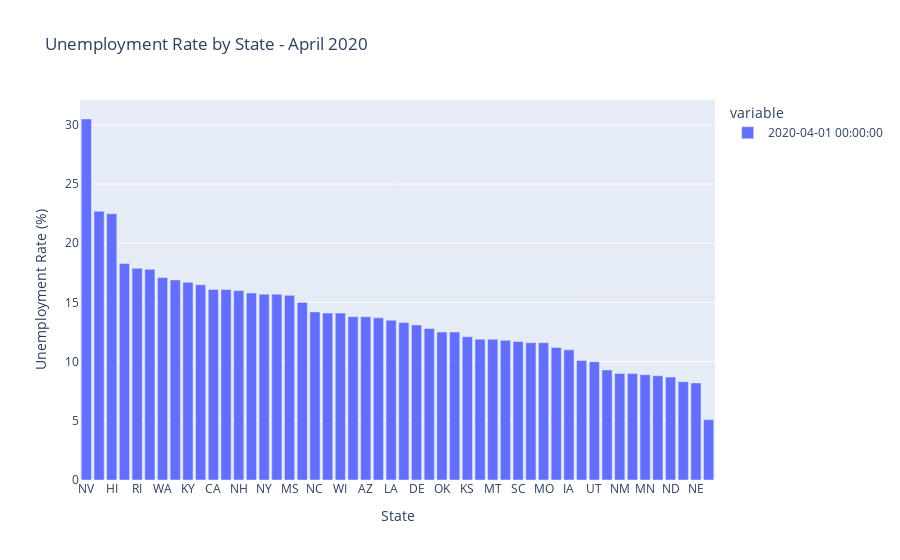

The notebook cell this image was saved under:
### Code cell
#pull April 2020 unemployment rate per state and create a bar chart
april_2020 = all_states_unemployment.loc['2020-04-01']
april_2020 = april_2020.sort_values(ascending=False)
px.bar(april_2020, title='Unemployment Rate by State - April 2020', labels={'index': 'State', 'value': 'Unemployment Rate (%)'})

### Figure 1 — Plotly figure (JSON) as saved in the notebook; plotly's stock layout.template omitted (floating-point values rounded to 4 significant figures)
{"data": [{"hovertemplate": "variable=2020-04-01 00:00:00<br>State=%{x}<br>Unemployment Rate (%)=%{y}<extra></extra>", "legendgroup": "2020-04-01 00:00:00", "marker": {"color": "#636efa", "pattern": {"shape": ""}}, "name": "2020-04-01 00:00:00", "orientation": "v", "showlegend": true, "textposition": "auto", "type": "bar", "x": ["NV", "MI", "HI", "IL", "RI", "MA", "WA", "IN", "KY", "OH", "CA", "PA", "NH", "WV", "NY", "TN", "MS", "NJ", "NC", "VT", "WI", "AL", "AZ", "OR", "LA", "FL", "DE", "TX", "OK", "GA", "KS", "VA", "MT", "ID", "SC", "AK", "MO", "CO", "IA", "AR", "UT", "ME", "NM", "MD", "MN", "SD", "ND", "CT", "NE", "WY"], "xaxis": "x", "y": [30.5, 22.7, 22.5, 18.3, 17.9, 17.8, 17.1, 16.9, 16.7, 16.5, 16.1, 16.1, 16.0, 15.8, 15.7, 15.7, 15.6, 15.0, 14.2, 14.1, 14.1, 13.8, 13.8, 13.7, 13.5, 13.3, 13.1, 12.8, 12.5, 12.5, 12.1, 11.9, 11.9, 11.8, 11.7, 11.6, 11.6, 11.2, 11.0, 10.1, 10.0, 9.3, 9.0, 9.0, 8.9, 8.8, 8.7, 8.3, 8.2, 5.1], "yaxis": "y"}], "layout": {"barmode": "relative", "legend": {"title": {"text": "variable"}, "tracegroupgap": 0}, "title": {"text": "Unemployment Rate by State - April 2020"}, "xaxis": {"anchor": "y", "domain": [0, 1], "title": {"text": "State"}}, "yaxis": {"anchor": "x", "domain": [0, 1], "title": {"text": "Unemployment Rate (%)"}}}}
